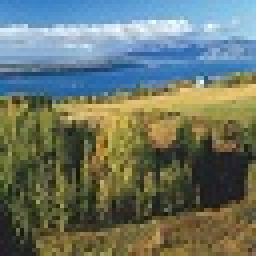
#> input picture TP2/view.jpg, 64 x 64 px (shown 4 times larger)
$ jupyter execute question5.ipynb   (older library calls are emulated)
#> lines starting #> are read from the running program, lines starting #| are printed output that depends on the picture
#> further down, image is the input picture: shape (64, 64, 3); mean R, G, B 106.7, 117.1, 105
### TP2/s1_ycbcr.py
import numpy as np


def limits(value):
    if value > 255:
        return 255
    elif value < 0:
        return 0
    return value


def getY(r, g, b):
    y = 0.299 * r + 0.587 * g + 0.114 * b
    return limits(y)


def getCb(b, y):
    cb = 128 + 0.564 * (b - y)
    return limits(cb)


def getCr(r, y):
    cr = 128 + 0.713 * (r - y)
    return limits(cr)


def rgbToYcbcr(initial):
    h = len(initial)
#> h = 64
    w = len(initial[0])
#> w = 64
    final = np.zeros_like(initial)

    for row in range(h):
        for col in range(w):
            r = initial[row][col][0]
            g = initial[row][col][1]
            b = initial[row][col][2]
            y = getY(r, g, b)
            if row % 2 == 0:
                if col % 2 == 0:
                    final[row][col][0] = y
                    final[row][col][1] = getCb(b, y)
                    final[row][col][2] = getCr(r, y)
                else:
                    final[row][col] = final[row][col - 1]
                    final[row][col][0] = y
            else:
                final[row] = final[row - 1]
                final[row][col][0] = y
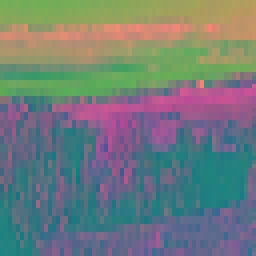
#> final: shape (64, 64, 3) float64 (shown 4 times larger); mean R, G, B 112.6, 124.3, 123.4

    return final


def getR(y, cr):
    r = y + 1.403 * (cr - 128)
    return limits(r)


def getG(y, cr, cb):
    g = y - 0.714 * (cr - 128) - 0.344 * (cb - 128)
    return limits(g)


def getB(y, cb):
    b = y + 1.773 * (cb - 128)
    return limits(b)


def ycbcrToRgb(initial):
    h = len(initial)
    w = len(initial[0])
    final = np.zeros_like(initial)

    for row in range(h):
        for col in range(w):
            y = initial[row][col][0]
            cb = initial[row][col][1]
            cr = initial[row][col][2]
            final[row][col][0] = getR(y, cr)
            final[row][col][1] = getG(y, cr, cb)
            final[row][col][2] = getB(y, cb)

    return final

### TP2/s2_block.py
import numpy as np


def isDimMultipleOf16(h, w):
    if h % 16 != 0 or w % 16 != 0:
        return 0
    else:
        return 1


def divider(image, size):
#> called with size = 8
    h = len(image)
    w = len(image[0])

    if isDimMultipleOf16(h, w):
        blocks = []
        row = 0
        while row < h:
            col = 0
            while col < w:
                blocks.append(image[row:row + size, col:col + size])
                col += size
            row += size
#> this loop made 8 passes
        return np.array(blocks)


def invert(blocks, size, initial):
    h = len(initial)
    w = len(initial[0])
    final = np.zeros_like(initial)
    index = 0

    for row in range(0, h, size):
        for col in range(0, w, size):
            final[row:row + size,
                  col:col + size] = blocks[index]
            index += 1

    return final

### TP2/s3_dct.py
# https://github.com/gabilodeau/INF8770

import numpy as np
import scipy.fftpack as dctpack


def dct(blocks):
    finals = []
    for block in blocks:
        final = np.zeros_like(block)
        final[:, :, 0] = dctpack.dct(dctpack.dct(
            block[:, :, 0]-128, axis=0, norm='ortho'), axis=1, norm='ortho')
        final[:, :, 1] = dctpack.dct(dctpack.dct(
            block[:, :, 1]-128, axis=0, norm='ortho'), axis=1, norm='ortho')
        final[:, :, 2] = dctpack.dct(dctpack.dct(
            block[:, :, 2]-128, axis=0, norm='ortho'), axis=1, norm='ortho')
        finals.append(final)
#> this loop made 64 passes

    return finals


def invert(blocks):
    finals = []
    for block in blocks:
        final = np.zeros_like(block)
        final[:, :, 0] = dctpack.idct(dctpack.idct(
            block[:, :, 0], axis=0, norm='ortho'), axis=1, norm='ortho') + 128
        final[:, :, 1] = dctpack.idct(dctpack.idct(
            block[:, :, 1], axis=0, norm='ortho'), axis=1, norm='ortho') + 128
        final[:, :, 2] = dctpack.idct(dctpack.idct(
            block[:, :, 2], axis=0, norm='ortho'), axis=1, norm='ortho') + 128
        finals.append(final)

    return finals

### TP2/s4_quantification.py
# https://github.com/gabilodeau/INF8770

import numpy as np


def quantify(blocks, matrix):
    finals = []
    for block in blocks:
        final = np.zeros_like(block)
        final[:, :, 0] = np.round(np.divide(block[:, :, 0], matrix))
        final[:, :, 1] = np.round(np.divide(block[:, :, 1], matrix))
        final[:, :, 2] = np.round(np.divide(block[:, :, 2], matrix))
        finals.append(final)

    return finals


def invert(blocks, matrix):
    finals = []
    for block in blocks:
        final = np.zeros_like(block)
        final[:, :, 0] = np.round(np.multiply(block[:, :, 0], matrix))
        final[:, :, 1] = np.round(np.multiply(block[:, :, 1], matrix))
        final[:, :, 2] = np.round(np.multiply(block[:, :, 2], matrix))
        finals.append(final)

    return finals

### TP2/question5.ipynb
[cell 1]
import numpy as np
import matplotlib.pyplot as py
import cv2
from PIL import Image
from SSIM_PIL import compare_ssim

import s1_ycbcr as ycbcr
import s2_block as block
import s3_dct as dct
import s4_quantification as quantification

BLOCK_SIZE = 8

[cell 2]
# Matrices
mat1 = np.matrix(
    '1 1 1 1 1 1 1 1;\
    1 1 1 1 1 1 1 1;\
    1 1 1 1 1 1 1 1;\
    1 1 1 1 1 1 1 1;\
    1 1 1 1 1 1 1 1;\
    1 1 1 1 1 1 1 1;\
    1 1 1 1 1 1 1 1;\
    1 1 1 1 1 1 1 1').astype('float')
mat2 = np.matrix(
    '16 11 10 16 24 40 51 61;\
    12 12 14 19 26 58 60 55;\
    14 13 16 24 40 57 69 56;\
    14 17 22 29 51 87 80 62;\
    18 22 37 56 68 109 103 77;\
    24 35 55 64 81 104 103 92;\
    49 64 78 77 103 121 120 101;\
    72 92 95 98 112 100 103 99').astype('float')
mat3 = np.matrix(
    '53 37 33 53 80 133 170 203;\
    40 40 47 63 87 193 200 183;\
    47 43 53 80 133 190 230 187;\
    47 57 73 97 170 290 267 207;\
    60 73 123 187 227 363 343 257;\
    80 117 183 213 270 347 377 307;\
    163 213 260 290 343 403 400 337;\
    240 307 317 327 373 333 343 300').astype('float')

matSelected = mat2

[cell 3]
name = 'view.jpg'
image = py.imread(name)
imageFloat = image.astype('float')

[cell 4]
imageYcbcr = ycbcr.rgbToYcbcr(imageFloat)
imageBlocks = block.divider(imageYcbcr, BLOCK_SIZE)
blocksDCT = dct.dct(imageBlocks)
blocksQuant = quantification.quantify(blocksDCT, mat1)
invertedQuant = quantification.invert(blocksQuant, mat1)
invertedDct = dct.invert(invertedQuant)
#> the loop in invert, `for block in blocks:` made 64 passes
invertedBlocks = block.invert(invertedDct, BLOCK_SIZE, imageFloat)
invertedYcbcr = ycbcr.ycbcrToRgb(invertedBlocks)
#> after the loop in ycbcrToRgb, `for row in range(h):`:
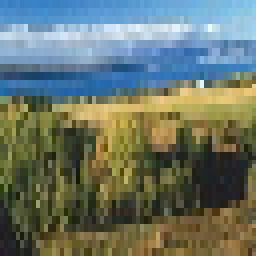
#> final: shape (64, 64, 3) float64 (shown 4 times larger); mean of channels 0, 1, 2 106.1, 117.1, 106; drawn as R, G, B
py.imshow(invertedYcbcr.astype('uint8'))
py.show()

blocksQuant2 = quantification.quantify(blocksQuant, mat1)
#> the loop in quantify (call 2), `for block in blocks:` made 64 passes
invertedQuant = quantification.invert(blocksQuant2, mat1)
#> the loop in invert (call 2), `for block in blocks:` made 64 passes
invertedDct = dct.invert(invertedQuant)
invertedBlocks = block.invert(invertedDct, BLOCK_SIZE, imageFloat)
invertedYcbcr = ycbcr.ycbcrToRgb(invertedBlocks)
py.imshow(invertedYcbcr.astype('uint8'))
py.show()

blocksQuant3 = quantification.quantify(blocksQuant2, mat1)
invertedQuant = quantification.invert(blocksQuant3, mat1)
invertedDct = dct.invert(invertedQuant)
invertedBlocks = block.invert(invertedDct, BLOCK_SIZE, imageFloat)
invertedYcbcr = ycbcr.ycbcrToRgb(invertedBlocks)
py.imshow(invertedYcbcr.astype('uint8'))
py.show()

blocksQuant4 = quantification.quantify(blocksQuant3, mat1)
invertedQuant = quantification.invert(blocksQuant4, mat1)
invertedDct = dct.invert(invertedQuant)
invertedBlocks = block.invert(invertedDct, BLOCK_SIZE, imageFloat)
invertedYcbcr = ycbcr.ycbcrToRgb(invertedBlocks)
py.imshow(invertedYcbcr.astype('uint8'))
py.show()
